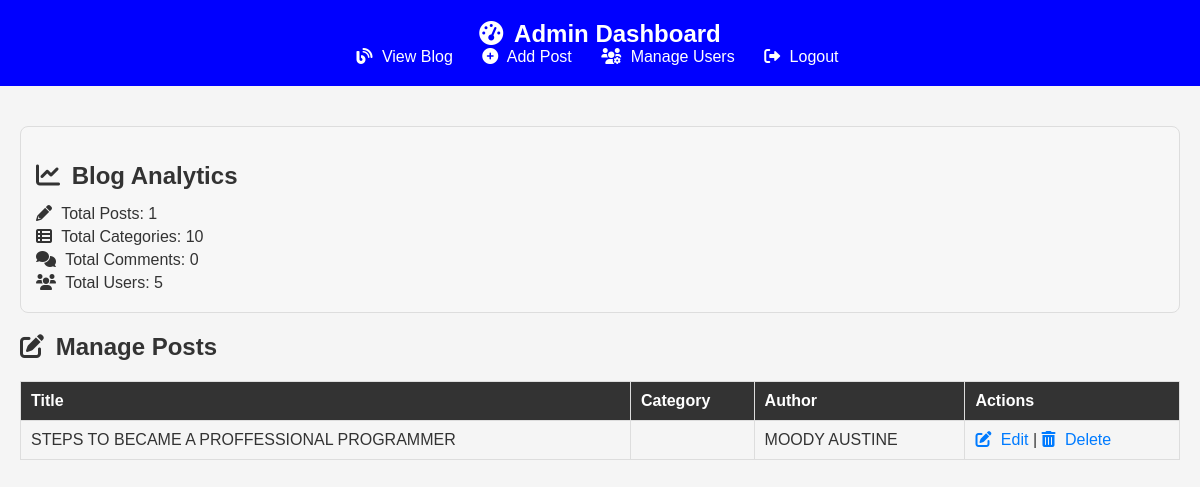
The page /blogwebpage/dashboard.php (signed in) on the database its author committed.
### tables this page shows
CREATE TABLE `posts` (
  `id` int(11) NOT NULL,
  `title` varchar(255) NOT NULL,
  `content` text NOT NULL,
  `author` varchar(100) DEFAULT NULL,
  `created_at` timestamp NOT NULL DEFAULT current_timestamp(),
  `category_id` int(11) DEFAULT NULL,
  `category` varchar(255) DEFAULT NULL
);

### blogwebpage/dashboard.php (the view, shortened to what this page needs)
<?php
$conn = new mysqli('localhost', 'root', '', 'blog');
$total_posts = $conn->query("SELECT COUNT(*) AS total FROM posts")->fetch_assoc()['total'];
$total_categories = $conn->query("SELECT COUNT(*) AS total FROM categories")->fetch_assoc()['total'];
$total_comments = $conn->query("SELECT COUNT(*) AS total FROM comments")->fetch_assoc()['total'];
$total_users = $conn->query("SELECT COUNT(*) AS total FROM users")->fetch_assoc()['total'];
$posts_result = $conn->query("SELECT posts.*, categories.name AS category_name FROM posts LEFT JOIN categories ON posts.category_id = categories.id");
?>
<!DOCTYPE html>
<html lang="en">
<head>
    <link rel="stylesheet" href="styles.css">
    <link rel="stylesheet"href="dashboard.css">
    <link href="https://cdnjs.cloudflare.com/ajax/libs/font-awesome/6.0.0-beta3/css/all.min.css" rel="stylesheet">
</head>
<body>
    <header>
        <h1><i class="fas fa-tachometer-alt"></i> Admin Dashboard</h1>
        <nav>
            <a href="index.php"><i class="fas fa-blog"></i> View Blog</a>
            <?php if ($_SESSION['role'] === 'admin'): ?>
                <a href="create.php"><i class="fas fa-plus-circle"></i> Add Post</a>
                <a href="manage_users.php"><i class="fas fa-users-cog"></i> Manage Users</a>
            <?php endif; ?>
            <a href="logout.php"><i class="fas fa-sign-out-alt"></i> Logout</a>
        </nav>
    </header>
    <main>
        <section class="analytics">
            <h2><i class="fas fa-chart-line"></i> Blog Analytics</h2>
            <p><i class="fas fa-pencil-alt"></i> Total Posts: <?php echo $total_posts; ?></p>
            <p><i class="fas fa-th-list"></i> Total Categories: <?php echo $total_categories; ?></p>
            <p><i class="fas fa-comments"></i> Total Comments: <?php echo $total_comments; ?></p>
            <p><i class="fas fa-users"></i> Total Users: <?php echo $total_users; ?></p>
        </section>
        <h2><i class="fas fa-edit"></i> Manage Posts</h2>
        <table>
            <thead>
                <tr>
                    <th>Title</th>
                    <th>Category</th>
                    <th>Author</th>
                    <th>Actions</th>
                </tr>
            </thead>
            <tbody>
                <?php while ($post = $posts_result->fetch_assoc()): ?>
                    <tr>
                        <td><?php echo htmlspecialchars($post['title']); ?></td>
                        <td><?php echo htmlspecialchars($post['category_name']); ?></td>
                        <td><?php echo htmlspecialchars($post['author']); ?></td>
                        <td>
                            <?php
                            if ($_SESSION['role'] === 'contributor' && $post['author_id'] !== $_SESSION['user_id']) {
                                echo "You can only edit your posts.";
                            } else {
                                ?>
                                <a href="edit_post.php?id=<?php echo $post['id']; ?>"><i class="fas fa-edit"></i> Edit</a> |
                                <a href="delete_post.php?id=<?php echo $post['id']; ?>" onclick="return confirm('Are you sure you want to delete this post?')"><i class="fas fa-trash-alt"></i> Delete</a>
                            <?php } ?>
                        </td>
                    </tr>
                <?php endwhile; ?>
            </tbody>
        </table>
    </main>
</body>
</html>

### blogwebpage/styles.css (style rules this page uses)
body { font-family: Arial, sans-serif; margin: 0; padding: 0; background: #f4f4f4; color: #333; }
header { background: #333; color: #fff; padding: 10px 20px; text-align: center; }
header h1 { margin: 0; }
nav a { color: #fff; margin: 0 10px; text-decoration: none; }
main { padding: 20px; }
table { width: 100%; border-collapse: collapse; margin: 20px 0; }
table th, table td { border: 1px solid #ddd; padding: 10px; text-align: left; }
table th { background: #333; color: #fff; }
.analytics h2 { margin-bottom: 10px; }
.analytics p { font-size: 1.1em; margin: 5px 0; }
.analytics { margin: 20px 0; padding: 15px; background: #f7f7f7; border: 1px solid #ddd; border-radius: 8px; }
.analytics h2 { margin-bottom: 15px; font-size: 1.5em; color: #333; }
.analytics p { font-size: 1.2em; margin: 5px 0; color: #555; }

### blogwebpage/dashboard.css (style rules this page uses)
body { font-family: Arial, sans-serif; background-color: whitesmoke; margin: 0; padding: 0; }
header { background-color: blue; color: #fff; padding: 20px; }
header h1 { font-size: 24px; margin: 0; }
nav a { color: #fff; margin-right: 15px; text-decoration: none; }
main { padding: 20px; }
.analytics p { font-size: 16px; }
table { width: 100%; border-collapse: collapse; margin-top: 20px; }
table, th, td { border: 1px solid #ddd; }
th, td { padding: 10px; text-align: left; }
th { background-color: #f4f4f4; }
td a { color: #007bff; text-decoration: none; }
i { margin-right: 5px; }

### rows shown on the page
posts: title "STEPS TO BECAME A PROFFESSIONAL PROGRAMMER", author "MOODY AUSTINE"

### other values the page prints
$total_posts "1"
$total_categories "10"
$total_comments "0"
$total_users "5"
